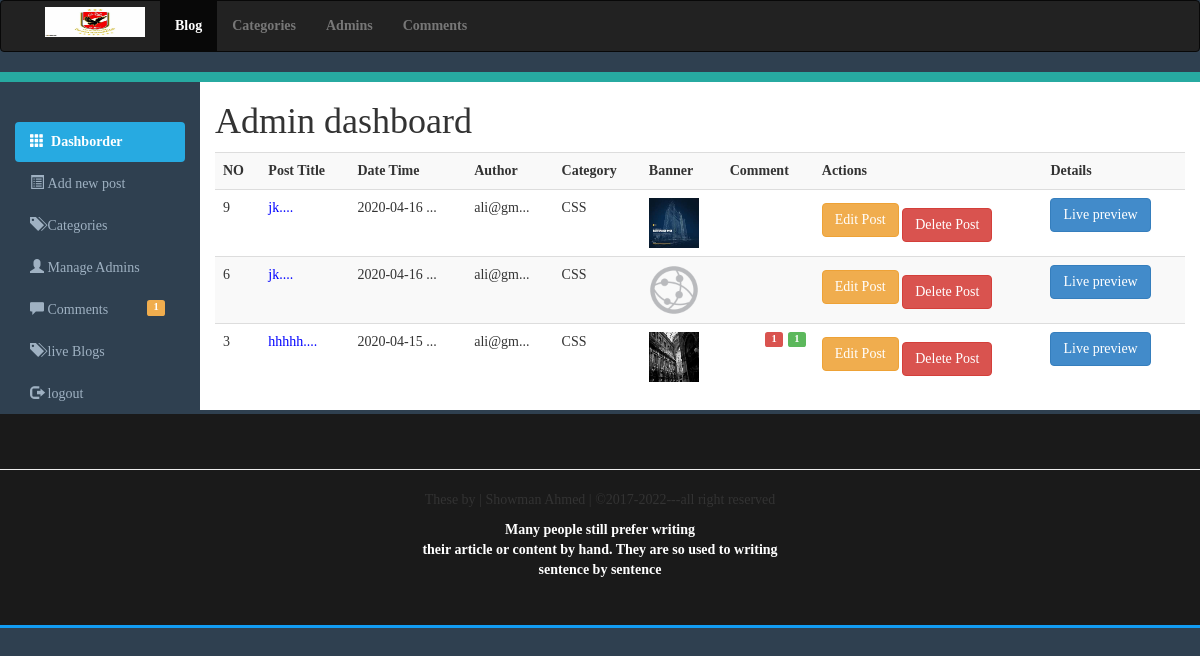
Page /Dashboard.php (signed in) on the committed database.
### tables this page shows
CREATE TABLE `posts` (
  `id` int(11) NOT NULL,
  `title` varchar(255) NOT NULL,
  `category` varchar(255) NOT NULL,
  `author` varchar(255) NOT NULL,
  `image` varchar(255) NOT NULL,
  `describtion` varchar(1000) NOT NULL,
  `created_at` timestamp NOT NULL DEFAULT current_timestamp(),
  `updated_at` datetime DEFAULT current_timestamp()
);

### Classes/DB_Config.php (called while the page is built)
<?php
$config = [
    'localhost',
    'root',
    '',
    'php_cms'
];

### Classes/Comment.php (called while the page is built, shortened)
<?php
require 'DB_Config.php';
require 'MysqlAdapter.php';
class Comment extends MysqlAdapter
{
    private $table2 = 'posts';
    public function getPosts(){
        $query = "SELECT * FROM $this->table2 ORDER BY created_at desc";
        $this->query ($query);
        return $this->fetchAll ();
    }
}

### Classes/MysqlAdapter.php (called while the page is built, shortened)
<?php
class MysqlAdapter{
    protected $config = [];
    protected $link;
    protected $result;
    public function __construct(array $config)
    {
        $this->config = $config;
    }
    public function connect(){
        if($this->link === null){
            list($host, $username, $password, $database) = $this->config;
            if(!$this->link = mysqli_connect ($host, $username, $password, $database)){
                throw new RuntimeException(" Error connecting with server : ". mysqli_connect_error ());
            }
        }
        return $this->link;
    }
    public function query($query){
        if(!$this->result = mysqli_query ($this->link, $query)){
            throw new RuntimeException('ERROR in the specified query' . $query . mysqli_error ($this->link));
        }
        return $this->result;
    }
    public function fetchAll(){
        if($this->result !== null){
            if($all = mysqli_fetch_all ($this->result, MYSQLI_ASSOC)){
                $this->freeResult();
            }
            return $all;
        }
        return false;
    }
    public function freeResult(){
        return true;
    }
}

### Dashboard.php (the view, shortened to what this page needs)
<?php
require 'Classes/Comment.php';
$comment = new Comment();
$posts = $comment->getPosts ();
?>
<!DOCTYPE html>
<html lang="en">
<head>
    <link rel="stylesheet" href="css/bootstrap.css">
    <link rel="stylesheet" href="css/font-awesome.min.css">
    <link rel="stylesheet" href="css/style.css">
    <link rel="stylesheet" href="css/adminstyle.css">
</head>
<body>
<nav class="navbar navbar-inverse" role="navigation" style="margin-top: 0px;">
    <div class="container">
        <a class="navbar-header" >
            <div class="navbar-brand" href="blog.php" style="margin-left: 0px;">
                <img style="margin-top: -12px" src="image/kk.jpg" width=100; height=30; style="margin-left: 0px;">
        </a>
    </div>
    <ul class="nav navbar-nav">
        <li class="active"><a href="blog.php" >Blog</a></li>
        <li><a href="categories.php" >Categories</a></li>
        <li><a href="admins.php" >Admins</a></li>
        <li><a href="comments.php" > Comments</a></li>
    </ul>
</nav>
<div style="height: 10px; background: #27aaa1;"></div>
<div class="container-fluid">
    <div class="row">
        <div class="col-sm-2">
            <br><br>
            <ul id="side_menue" class="nav nav-pills nav-stacked">
                <li class="active"><a href="Dashboard.php">
                        <span class="glyphicon glyphicon-th"></span> &nbsp;Dashborder</a>
                </li>
                <li><a href="addNewPost.php"><span class="glyphicon glyphicon-list-alt"></span>&nbsp;Add new post</a></li>
                <li><a href="categories.php"><span class="glyphicon glyphicon-tags"></span>&nbsp;Categories</a></li>
                <li><a href="admins.php"><span class="glyphicon glyphicon-user">
					</span>&nbsp;Manage Admins</a></li>
                <li><a href="comments.php"><span class="glyphicon glyphicon-comment">
					</span>&nbsp;Comments
                        <?php
                       $countComment = $comment->countOffComments ();
                        $Total=array_shift($countComment);
                        if ($Total>0) {
                            ?>
                            <span class="label pull-right label-warning" style="margin-right: 5px; ">
										<?php echo $Total; ?>
									</span>
                        <?php } ?>
                    </a>
                </li>
                <li><a href="blog.php?page=1" target="_blank"><span class="glyphicon glyphicon-tags"></span>&nbsp;live Blogs</a></li>
                <li><a href="logout.php"><span class="glyphicon glyphicon-log-out"></span>&nbsp;logout</a></li>
            </ul>
        </div>
        <div class="col-sm-10">
            <h1>Admin dashboard</h1>
            <div class="table-responsive">
                <table class="table table-striped table-hover">
                    <tr>
                        <th>NO</th>
                        <th>Post Title</th>
                        <th>Date Time</th>
                        <th>Author</th>
                        <th>Category</th>
                        <th>Banner</th>
                        <th>Comment</th>
                        <th>Actions</th>
                        <th>Details</th>
                    </tr>
                    <?php
                    foreach ($posts as $post){
                    ?>
                    <tr>
                        <td><?php echo $post['id']; ?></td>
                        <td style="color: blue;">
                            <?php
                            if (strlen ($post['title'] > 20)) {
                                $post['title'] = substr ($post['title'], 0, 20) . '....';
                            }
                            echo $post['title']; ?>
                        </td>
                        <td>
                            <?php
                            if (strlen ($post['created_at'] > 11)) {
                                $post['created_at'] = substr ($post['created_at'], 0, 11) . '...';
                            }
                            echo $post['created_at']; ?>
                        </td>
                        <td>
                            <?php
                            if (strlen ($post['author'] > 6)) {
                                $post['author'] = substr ($post['author'], 0, 6) . '...';
                            }
                            echo $post['author']; ?>
                        </td>
                        <td><?php echo $post['category']; ?></td>
                        <td><?php if($post['image']) { ?><img src="uploads/<?= $post['image']?>" style="width: 50px; height: 50px; "/>
                            <?php } else { ?> <img src="uploads/none.jpg" style="width: 50px; height: 50px; "/>
                            <?php } ?>
                        </td>
                        <td>
                            <?php
                            $approvedComment = $comment->count_Comments_ON_post ($post['id']);
                            $Total_Approved = array_shift ($approvedComment);
                            if ($Total_Approved > 0) {
                            ?>
                            <span class="label pull-right label-success">
										<?php echo $Total_Approved; ?>
									</span>
                            <?php } ?>
                                <?php
                                $dis_approve = $comment->count_Comments_OFF_post ($post['id']);
                                $Total_UnApproved=array_shift($dis_approve);
                                 if ($Total_UnApproved>0) {
                                    ?>
                                    <span class="label pull-right label-danger" style="margin-right: 5px; ">
										<?php echo $Total_UnApproved; ?>
									</span>
                                <?php } ?>
                            </td>
                        <td>
                            <a href="edit_post.php?id=<?php echo $post['id']; ?>">
                                <span class="btn btn-warning">Edit Post</span>
                            </a>
                            <a href="delete_post.php?id=<?php echo $post['id']; ?>">
                                <span class="btn btn-danger" style="margin-top: 10px;">Delete Post</span>
                            </a>
                        </td>
                            <td>
                                <a href="full_post.php?id=<?php echo $post['id']; ?>" target="_blank">
                                    <span class="btn btn-primary">Live preview</span>
                                </a>
                            </td>
                        </tr>
                    <?php } ?>
                </table>
            </div>
        </div>
    </div>
</div>
<?php
require 'partials/footer.php';
?>
</body>
</html>

### css/style.css (style rules this page uses)
* { margin: 0; padding: 0; }
body { font-family: 'Raleway', sans-serif; overflow-y: scroll; overflow-x: hidden; font-family: cursive; }

### css/adminstyle.css (style rules this page uses)
* { margin: 0; padding: 0; }
body { background-color: #2f4050; }
.navbar-nav li { font-weight: bold; font-family: Bitter,Georgia,Times,"Times New Roman,serif"; }
.col-sm-10 { background-color: #ffffff; }
#side_menue a { color: #9fb1c2; }
#side_menue .active a { color: #ffffff; background-color: #27AAE1; font-weight: bold; }

### Dashboard.php (style rules this page uses)
body { margin: 0; padding: 0; }

### rows in the picture
posts: id "9", title "jk....", created_at "2020-04-16 ...", author "ali@gm...", category "CSS", image (picture)
posts: id "6", title "jk....", created_at "2020-04-16 ...", author "ali@gm...", category "CSS", image (picture)
posts: id "3", title "hhhhh....", created_at "2020-04-15 ...", author "ali@gm...", category "CSS", image (picture), Total_Approved "1", Total_UnApproved "1"

### other values in the picture
$Total "1"
